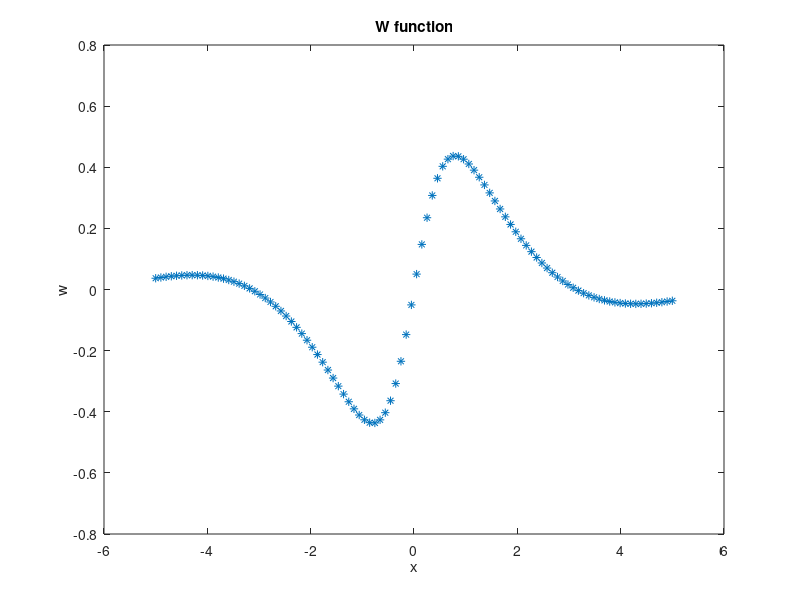

The MATLAB script that drew this image:
x = linspace(-5, 5);
y = cos(x);
%plot(x, y, "Y")

%x = linspace(-4, 1);
z = x.^2+3*x-1;
%plot(x, z, "G")

%x = linspace(0, 2*pi);
w = (sin(x))./(x.^2+1);
plot(x, w, "*")
title("W function")
xlabel("x")
ylabel("w")

%x = linspace(0, pi);
t = (x.^2 + 3*x - 1) .^ sin(x);
%plot(x, t, "--R")

%bar(matlabassignment)
%title("Assignment bar")
%xlabel("Position")
%ylabel("Value")